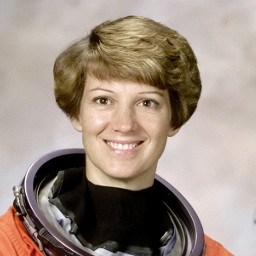
#> input picture tests/fixtures/astronaut.jpg, 256 x 256 px
$ python -i fullres.py   (imports and definitions only)
#> lines starting #> are read from the running program, lines starting #| are printed output that depends on the picture
"""Face detection that is precise at full resolution on photos larger than the working size.

YuNet is run on a copy whose long side is at most ``DETECT_LONG_SIDE_PX``; each face found is
then detected again on a crop of the original around it (also kept within that size), because
landmarks from the shrunken copy can be off by more than a pupil is wide. Resizing maps points
with pixel centres: ``full = (small + 0.5) * scale - 0.5``.
"""

import math

import cv2
import numpy as np

from fastfoto_linux.enhance.faces import Face, FaceDetector, default_detector, ensure_rgb_uint8

# Detector input size in pixels (not a physical length).
DETECT_LONG_SIDE_PX = 1000
FACE_CROP_MARGIN = 0.5  # of the face's larger side, added on every side of the crop
# Two refined faces whose eyes are this close (as a fraction of the inter-ocular distance) are one.
DUPLICATE_EYE_FRACTION = 0.5

Box = tuple[int, int, int, int]


# [42 lines left out: functions _resized, _to_full, _detect_region, _crop_box, not called in this run]


# [2 lines that did not run here, left out]


# [13 lines that did not run here, left out]


# [6 lines that did not run here, left out]


# [10 lines that did not run here, left out]


# [11 lines that did not run here, left out]

>>> import cv2
>>> picture = cv2.imread('../../../tests/fixtures/astronaut.jpg', cv2.IMREAD_GRAYSCALE)
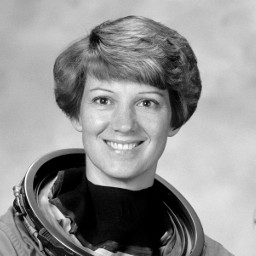
#> picture: shape (256, 256); min 0, max 255, mean 146
#> (the run stopped early here; a loop or call above may not have finished)
